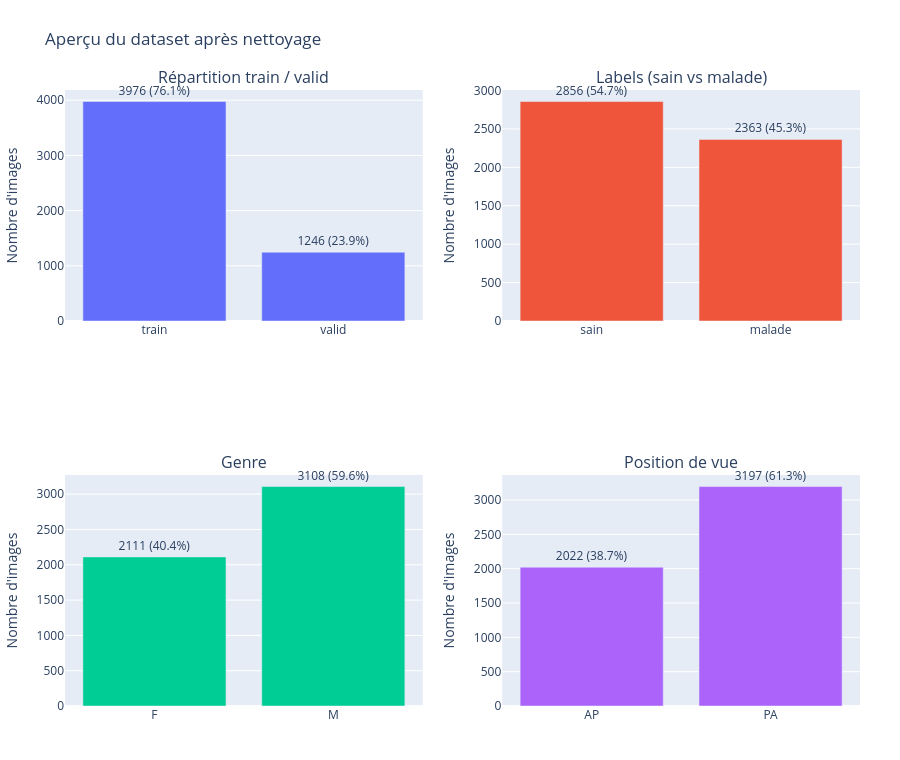

The notebook cell this image was saved under:
### Markdown cell above
En observant le `describe()`, on remarque que l'âge maximum est de **412 ans**, ce qui est impossible. Ce type de valeur aberrante fausse à la fois les statistiques descriptives et les analyses de fairness, en particulier dès qu'on compare les groupes d'âge.

Nous conservons donc uniquement les patients dont l'âge est inférieur à 100 ans. 

Par ailleurs, nous supprimerons la colonne `Unnamed: 11` qui est vide.

### Code cell
# === Nettoyage et aperçu des données ===
df = df_raw.copy()

df.drop(columns=['Unnamed: 11'], inplace=True, errors='ignore')

# Filtrage des âges aberrants dès la préparation
df_before_age_filter = df.copy()
df = df[df['Patient Age'] < 100].copy()
n_removed_age = len(df_before_age_filter) - len(df)

split_counts = df_split['train_valid'].value_counts().reindex(['train', 'valid']).fillna(0).astype(int)
label_counts = df['label'].value_counts().reindex(['sain', 'malade']).fillna(0).astype(int)
gender_counts = df['Patient Gender'].value_counts().reindex(['F', 'M']).fillna(0).astype(int)
position_counts = df['View Position'].value_counts().reindex(['AP', 'PA']).fillna(0).astype(int)

# Palette proche des defaults Plotly utilises dans le mi-projet
plotly_colors = ['#636EFA', '#EF553B', '#00CC96', '#AB63FA']

def add_count_bar(fig, series, row, col, color):
    total = series.sum()
    df_plot = pd.DataFrame({'cat': series.index.astype(str), 'count': series.values})
    df_plot['pct'] = 100 * df_plot['count'] / total if total > 0 else 0.0
    df_plot['text'] = df_plot['count'].astype(str) + ' (' + df_plot['pct'].round(1).astype(str) + '%)'
    fig.add_trace(
        go.Bar(
            x=df_plot['cat'],
            y=df_plot['count'],
            marker_color=color,
            text=df_plot['text'],
            textposition='outside',
            cliponaxis=False,
            showlegend=False,
            hovertemplate='%{x}: %{y}<extra></extra>',
        ),
        row=row,
        col=col,
    )

fig = make_subplots(
    rows=2, cols=2,
    subplot_titles=[
        'Répartition train / valid', 'Labels (sain vs malade)',
        'Genre', 'Position de vue'
    ],
    specs=[[{'type': 'bar'}, {'type': 'bar'}],
           [{'type': 'bar'}, {'type': 'bar'}]]
)

add_count_bar(fig, split_counts, 1, 1, plotly_colors[0])
add_count_bar(fig, label_counts, 1, 2, plotly_colors[1])
add_count_bar(fig, gender_counts, 2, 1, plotly_colors[2])
add_count_bar(fig, position_counts, 2, 2, plotly_colors[3])

fig.update_xaxes(title_text='')
fig.update_yaxes(title_text="Nombre d'images")
fig.update_layout(
    height=760,
    template='plotly',
    title_text='Aperçu du dataset après nettoyage',
    margin=dict(l=40, r=40, t=90, b=40),
)
fig.show()

### Figure 1 — Plotly figure (JSON) as saved in the notebook; plotly's stock layout.template omitted (floating-point values rounded to 4 significant figures)
{"data": [{"cliponaxis": false, "hovertemplate": "%{x}: %{y}<extra></extra>", "marker": {"color": "#636EFA"}, "showlegend": false, "text": ["3976 (76.1%)", "1246 (23.9%)"], "textposition": "outside", "type": "bar", "x": ["train", "valid"], "xaxis": "x", "y": [3976, 1246], "yaxis": "y"}, {"cliponaxis": false, "hovertemplate": "%{x}: %{y}<extra></extra>", "marker": {"color": "#EF553B"}, "showlegend": false, "text": ["2856 (54.7%)", "2363 (45.3%)"], "textposition": "outside", "type": "bar", "x": ["sain", "malade"], "xaxis": "x2", "y": [2856, 2363], "yaxis": "y2"}, {"cliponaxis": false, "hovertemplate": "%{x}: %{y}<extra></extra>", "marker": {"color": "#00CC96"}, "showlegend": false, "text": ["2111 (40.4%)", "3108 (59.6%)"], "textposition": "outside", "type": "bar", "x": ["F", "M"], "xaxis": "x3", "y": [2111, 3108], "yaxis": "y3"}, {"cliponaxis": false, "hovertemplate": "%{x}: %{y}<extra></extra>", "marker": {"color": "#AB63FA"}, "showlegend": false, "text": ["2022 (38.7%)", "3197 (61.3%)"], "textposition": "outside", "type": "bar", "x": ["AP", "PA"], "xaxis": "x4", "y": [2022, 3197], "yaxis": "y4"}], "layout": {"annotations": [{"font": {"size": 16}, "showarrow": false, "text": "Répartition train / valid", "x": 0.225, "xanchor": "center", "xref": "paper", "y": 1, "yanchor": "bottom", "yref": "paper"}, {"font": {"size": 16}, "showarrow": false, "text": "Labels (sain vs malade)", "x": 0.775, "xanchor": "center", "xref": "paper", "y": 1, "yanchor": "bottom", "yref": "paper"}, {"font": {"size": 16}, "showarrow": false, "text": "Genre", "x": 0.225, "xanchor": "center", "xref": "paper", "y": 0.375, "yanchor": "bottom", "yref": "paper"}, {"font": {"size": 16}, "showarrow": false, "text": "Position de vue", "x": 0.775, "xanchor": "center", "xref": "paper", "y": 0.375, "yanchor": "bottom", "yref": "paper"}], "height": 760, "margin": {"b": 40, "l": 40, "r": 40, "t": 90}, "title": {"text": "Aperçu du dataset après nettoyage"}, "xaxis": {"anchor": "y", "domain": [0, 0.45], "title": {"text": ""}}, "xaxis2": {"anchor": "y2", "domain": [0.55, 1], "title": {"text": ""}}, "xaxis3": {"anchor": "y3", "domain": [0, 0.45], "title": {"text": ""}}, "xaxis4": {"anchor": "y4", "domain": [0.55, 1], "title": {"text": ""}}, "yaxis": {"anchor": "x", "domain": [0.625, 1], "title": {"text": "Nombre d'images"}}, "yaxis2": {"anchor": "x2", "domain": [0.625, 1], "title": {"text": "Nombre d'images"}}, "yaxis3": {"anchor": "x3", "domain": [0, 0.375], "title": {"text": "Nombre d'images"}}, "yaxis4": {"anchor": "x4", "domain": [0, 0.375], "title": {"text": "Nombre d'images"}}}}
